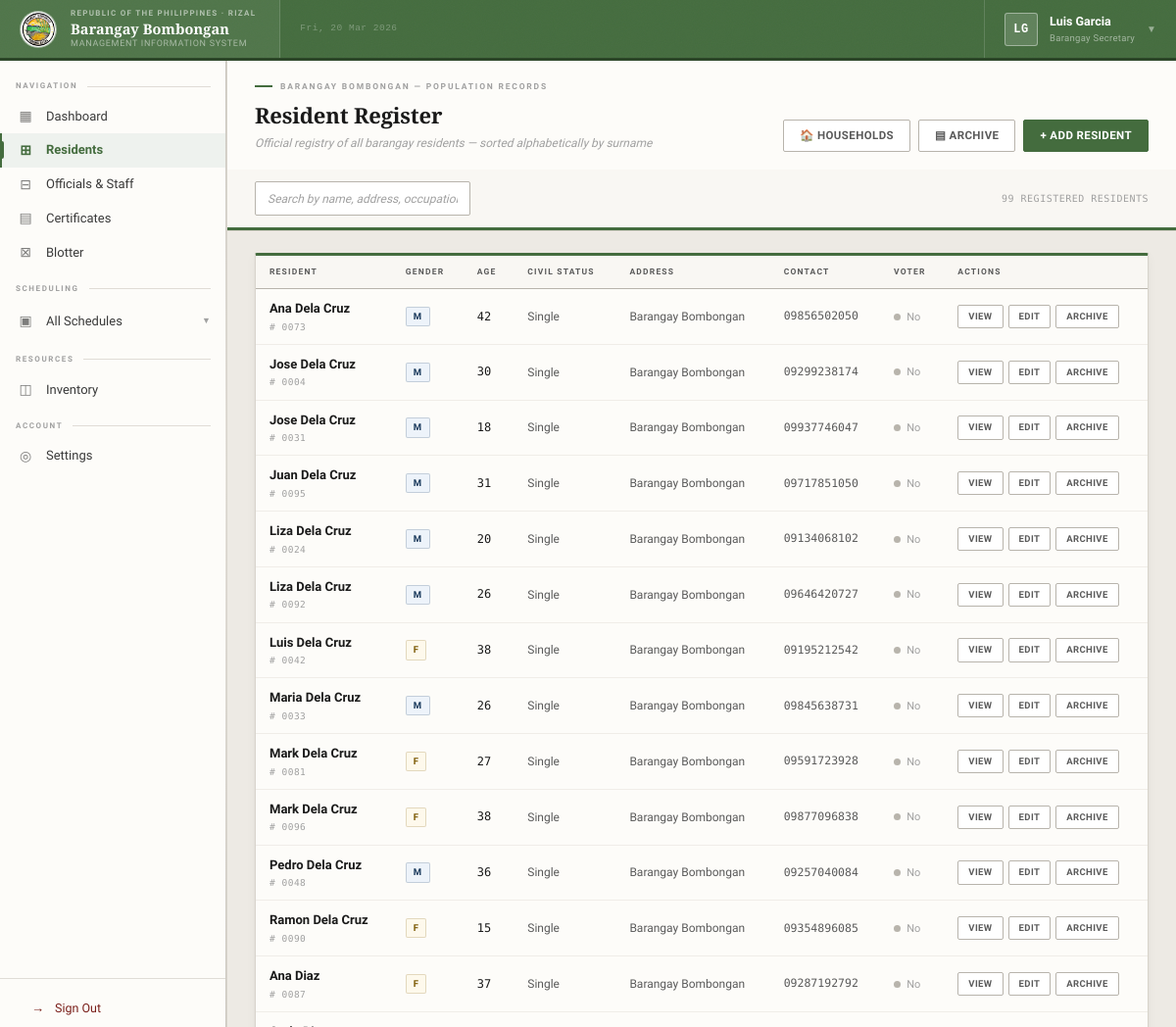
Page /secretary/resident/index.php (signed in) on the committed database.
### tables this page shows
CREATE TABLE `residents` (
  `id` int unsigned NOT NULL AUTO_INCREMENT,
  `household_id` int unsigned DEFAULT NULL,
  `first_name` varchar(100) NOT NULL,
  `middle_name` varchar(100) DEFAULT NULL,
  `last_name` varchar(100) NOT NULL,
  `suffix` varchar(10) DEFAULT NULL,
  `gender` enum('Male','Female') NOT NULL,
  `birthdate` date NOT NULL,
  `birthplace` varchar(255) DEFAULT NULL,
  `civil_status` enum('Single','Married','Widowed','Separated') DEFAULT 'Single',
  `religion` varchar(100) DEFAULT NULL,
  `occupation` varchar(150) DEFAULT NULL,
  `citizenship` varchar(100) DEFAULT 'Filipino',
  `contact_no` varchar(20) DEFAULT NULL,
  `address` varchar(100) DEFAULT NULL,
  `voter_status` enum('Yes','No') DEFAULT 'No',
  `disability_status` enum('Yes','No') DEFAULT 'No',
  `remarks` text,
  `created_at` timestamp NULL DEFAULT CURRENT_TIMESTAMP,
  `updated_at` timestamp NULL DEFAULT CURRENT_TIMESTAMP ON UPDATE CURRENT_TIMESTAMP,
  `deleted_at` timestamp NULL DEFAULT NULL,
  PRIMARY KEY (`id`),
  KEY `fk_resident_household` (`household_id`),
  KEY `idx_deleted_at` (`deleted_at`),
  CONSTRAINT `fk_resident_household` FOREIGN KEY (`household_id`) REFERENCES `households` (`id`) ON DELETE SET NULL ON UPDATE CASCADE
);

### public/secretary/resident/index.php (the view, shortened to what this page needs)
<?php
require_once __DIR__ . '/../../../includes/app.php';
$stmt = $conn->prepare("SELECT * FROM residents WHERE deleted_at IS NULL ORDER BY last_name ASC, first_name ASC");
if ($stmt === false) { $result = false; }
else { $stmt->execute(); $result = $stmt->get_result(); }
?>
<!DOCTYPE html>
<html lang="en">
<head>
</head>
<body class="bg-gray-100 h-screen overflow-hidden" style="display:none;">
    <?php include_once '../layout/navbar.php'; ?>
    <div class="flex h-full" style="background:var(--bg);">
        <?php include_once '../layout/sidebar.php'; ?>
        <main class="flex-1 h-screen overflow-y-auto res-page">
            <div class="doc-header">
                <div class="doc-header-inner">
                    <div>
                        <div class="doc-eyebrow">Barangay Bombongan — Population Records</div>
                        <div class="doc-title">Resident Register</div>
                        <div class="doc-sub">Official registry of all barangay residents — sorted alphabetically by surname</div>
                    </div>
                    <div class="header-actions">
                        <button class="btn btn-ghost" id="manageHouseholdsBtn">
                            🏠 Households
                        </button>
                        <button class="btn btn-ghost" id="archiveResidentsBtn">
                            ▤ Archive
                        </button>
                        <button class="btn btn-primary" id="openResidentModalBtn">
                            + Add Resident
                        </button>
                    </div>
                </div>
                <div class="res-toolbar">
                    <div class="toolbar-left">
                        <input type="text" class="res-search" id="resTableSearch" placeholder="Search by name, address, occupation…">
                    </div>
                    <div class="toolbar-right" style="font-family:var(--f-mono);font-size:10px;color:var(--ink-faint);letter-spacing:.5px;">
                        <?php
                        $countStmt = $conn->prepare("SELECT COUNT(*) as c FROM residents WHERE deleted_at IS NULL");
                        $countStmt->execute();
                        $totalCount = $countStmt->get_result()->fetch_assoc()['c'] ?? 0;
                        ?>
                        <?= number_format($totalCount) ?> REGISTERED RESIDENTS
                    </div>
                </div>
            </div>
            <div class="res-table-wrap" style="margin:22px 28px;">
                <table id="residentsTable" class="display" style="width:100%;">
                    <thead>
                        <tr>
                            <th>Resident</th>
                            <th>Gender</th>
                            <th>Age</th>
                            <th>Civil Status</th>
                            <th>Address</th>
                            <th>Contact</th>
                            <th>Voter</th>
                            <th>Actions</th>
                        </tr>
                    </thead>
                    <tbody>
                        <?php if ($result !== false): ?>
                            <?php while ($row = $result->fetch_assoc()):
                                $fullName = trim($row['first_name'].' '.($row['middle_name'] ? $row['middle_name'].' ' : '').$row['last_name'].($row['suffix'] ? ', '.$row['suffix'] : ''));
                                $age      = AutoComputeAge($row['birthdate']);
                                $genderClass = $row['gender'] === 'Male' ? 'chip-m' : ($row['gender'] === 'Female' ? 'chip-f' : 'chip-neu');
                                $genderLabel = $row['gender'] === 'Male' ? 'M' : ($row['gender'] === 'Female' ? 'F' : '—');
                            ?>
                            <tr>
                                <td>
                                    <div class="td-name-block">
                                        <div class="td-name"><?= htmlspecialchars($fullName) ?></div>
                                        <div class="td-id"># <?= str_pad($row['id'], 4, '0', STR_PAD_LEFT) ?></div>
                                    </div>
                                </td>
                                <td><span class="td-chip <?= $genderClass ?>"><?= $genderLabel ?></span></td>
                                <td><span class="td-age"><?= $age ?></span></td>
                                <td style="font-size:12px;color:var(--ink-muted);"><?= htmlspecialchars($row['civil_status'] ?: '—') ?></td>
                                <td style="font-size:12px;color:var(--ink-muted);max-width:160px;white-space:nowrap;overflow:hidden;text-overflow:ellipsis;"><?= htmlspecialchars($row['address'] ?: '—') ?></td>
                                <td style="font-family:var(--f-mono);font-size:11.5px;color:var(--ink-muted);"><?= htmlspecialchars($row['contact_no'] ?: '—') ?></td>
                                <td>
                                    <span class="td-badge <?= $row['voter_status']==='Yes' ? 'badge-yes' : 'badge-no' ?>"></span>
                                    <span style="font-size:11px;color:var(--ink-faint);"><?= $row['voter_status']==='Yes' ? 'Yes' : 'No' ?></span>
                                </td>
                                <td>
                                    <div class="td-actions">
                                        <button class="act-btn act-view view-resident-btn" data-id="<?= $row['id'] ?>">View</button>
                                        <button class="act-btn act-edit edit-resident-btn" data-id="<?= $row['id'] ?>">Edit</button>
                                        <button class="act-btn act-archive archive-resident-btn"
                                            data-id="<?= $row['id'] ?>"
                                            data-name="<?= htmlspecialchars($fullName) ?>">Archive</button>
                                    </div>
                                </td>
                            </tr>
                            <?php endwhile; ?>
                        <?php else: ?>
                            <tr><td colspan="8" style="text-align:center;padding:32px;color:var(--ink-faint);font-style:italic;">Error loading residents.</td></tr>
                        <?php endif; ?>
                    </tbody>
                </table>
            </div>
        </main>
    </div>
</body>
</html>

### public/assets/css/style.css (style rules this page uses)
.flex { display: flex; }
.h-full { height: 100%; }
.h-screen { height: 100vh; }
.flex-1 { flex: 1; }
.overflow-hidden { overflow: hidden; }
.overflow-y-auto { overflow-y: auto; }
input[type="text"], input[type="email"], input[type="password"], input[type="search"], input[type="tel"], input[type="url"], textarea, select { autocomplete: off; }
input[type="text"], input[type="email"], input[type="password"], input[type="search"], input[type="tel"], input[type="url"], textarea, select { -webkit-autocomplete: off !important; -moz-autocomplete: off !important; -ms-autocomplete: off !important; autocomplete: off !important; -webkit-appearance: none; -webkit-user-select: text; }

### public/secretary/layout/navbar.php (style rules this page uses)
:root { --nb-accent: var(--theme-primary, #2d5a27); --nb-accent-dk: color-mix(in srgb, var(--nb-accent) 65%, black); --nb-paper: #fdfcf9; --nb-ink: #1a1a1a; --nb-muted: #5a5a5a; --nb-faint: #a0a0a0; --nb-rule: #d8d4cc; --nb-rule-dk: #b0aba0; --nb-font-s: 'Source Serif 4', Georgia, serif; --nb-font-n: 'Source Sans 3', 'Segoe UI', sans-serif; --nb-font-m: 'Courier New', monospace; }

### rows in the picture
residents: fullName "Ana Dela Cruz", id "0073", gender "M", birthdate "42", civil_status "Single", address "Barangay Bombongan", contact_no "09856502050", voter_status "No"
residents: fullName "Jose Dela Cruz", id "0004", gender "M", birthdate "30", civil_status "Single", address "Barangay Bombongan", contact_no "09299238174", voter_status "No"
residents: fullName "Jose Dela Cruz", id "0031", gender "M", birthdate "18", civil_status "Single", address "Barangay Bombongan", contact_no "09937746047", voter_status "No"
residents: fullName "Juan Dela Cruz", id "0095", gender "M", birthdate "31", civil_status "Single", address "Barangay Bombongan", contact_no "09717851050", voter_status "No"
residents: fullName "Liza Dela Cruz", id "0024", gender "M", birthdate "20", civil_status "Single", address "Barangay Bombongan", contact_no "09134068102", voter_status "No"
residents: fullName "Liza Dela Cruz", id "0092", gender "M", birthdate "26", civil_status "Single", address "Barangay Bombongan", contact_no "09646420727", voter_status "No"
residents: fullName "Luis Dela Cruz", id "0042", gender "F", birthdate "38", civil_status "Single", address "Barangay Bombongan", contact_no "09195212542", voter_status "No"
residents: fullName "Maria Dela Cruz", id "0033", gender "M", birthdate "26", civil_status "Single", address "Barangay Bombongan", contact_no "09845638731", voter_status "No"
residents: fullName "Mark Dela Cruz", id "0081", gender "F", birthdate "27", civil_status "Single", address "Barangay Bombongan", contact_no "09591723928", voter_status "No"
residents: fullName "Mark Dela Cruz", id "0096", gender "F", birthdate "38", civil_status "Single", address "Barangay Bombongan", contact_no "09877096838", voter_status "No"
residents: fullName "Pedro Dela Cruz", id "0048", gender "M", birthdate "36", civil_status "Single", address "Barangay Bombongan", contact_no "09257040084", voter_status "No"
residents: fullName "Ramon Dela Cruz", id "0090", gender "F", birthdate "15", civil_status "Single", address "Barangay Bombongan", contact_no "09354896085", voter_status "No"
residents: fullName "Ana Diaz", id "0087", gender "F", birthdate "37", civil_status "Single", address "Barangay Bombongan", contact_no "09287192792", voter_status "No"

### other values in the picture
$initials "LG"
$currentUser "Luis Garcia"
$roleLabel "Barangay Secretary"
$totalCount "99"
